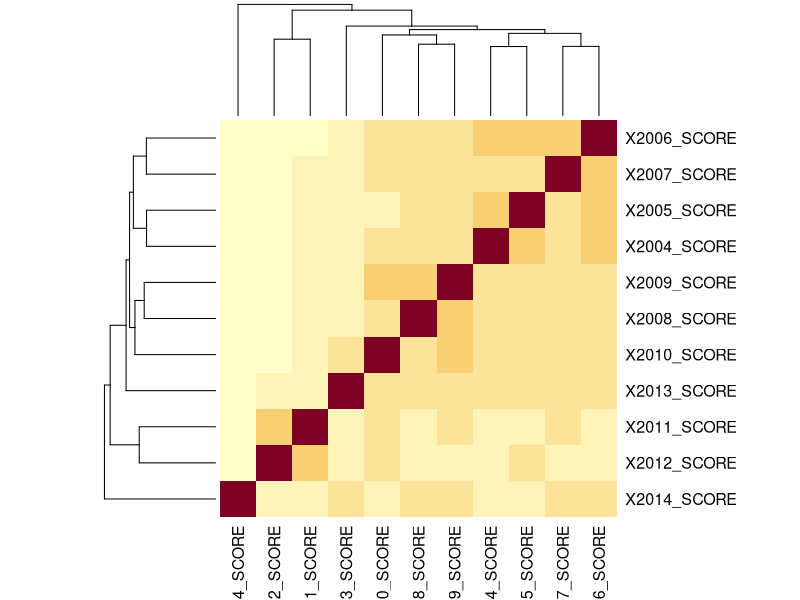

Source code (R): (Note: this script raises an error after producing the figure.)
install.packages("tidyverse")
install.packages("ggplot2")
library("lattice") 
library("tidyselect")
library("ggplot2")
df <- read.csv('database.csv')

summary(df)


df = unique(df)

head(df)

dim(df)

object.size(df)




df<-subset(df, df$X2010_ATHLETES != '-99')
df<-subset(df, df$X2009_ATHLETES != '-99')
df<-subset(df, df$X2008_ATHLETES != '-99')
df<-subset(df, df$X2007_ATHLETES != '-99')
df<-subset(df, df$X2006_ATHLETES != '-99')
df<-subset(df, df$X2005_ATHLETES != '-99')
df<-subset(df, df$X2004_ATHLETES != '-99')
df<-subset(df, df$X2013_RETENTION != '-99')
df<-subset(df, df$NCAA_SUBDIVISION != '-99')
 


keep <- c('FOURYEAR_ATHLETES','2014_ATHLETES', '2013_ATHLETES', '2012_ATHLETES',
           '2011_ATHLETES', '2010_ATHLETES', '2009_ATHLETES', '2008_ATHLETES',
           '2007_ATHLETES', '2006_ATHLETES', '2005_ATHLETES', '2004_ATHLETES')



athlete <- df[, colnames(df)[(c(15,19,23,27,31,35,39,43,47,51,55))]]
athlete
ath_mean <- colMeans(athlete)


t = cor(athlete)

heatmap(t)

hist(athlete, 
     main="Average Scores of Athletes (2004-14)", 
     xlab="Averages Scores",
     border="blue", 
     col="green",
     breaks=50,
     xlim=c(900,1100))


t<-data.matrix(df, rownames.force = NA)
ath_mean <- colMeans(athlete)


ggplot(athlete) 
geom_histogram(mapping=athlete) 













